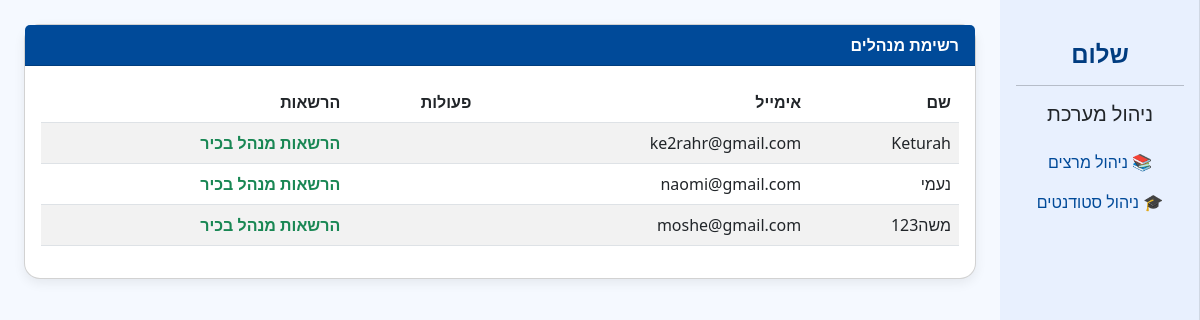
The page /admin_page_admins_section/ on the database as committed earlier.
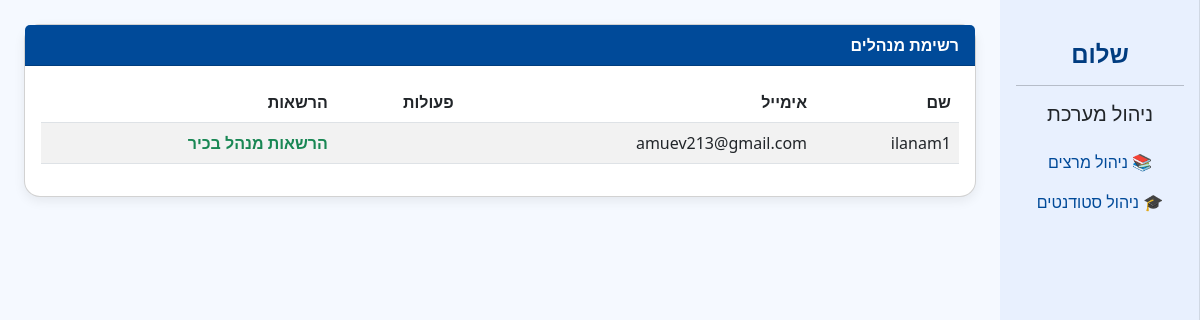
The same page on the database as committed later.
### App_SetUp/models.py (models this page shows)
class User(AbstractUser):
    is_admin = models.BooleanField('Is admin', default=False)
    is_student = models.BooleanField('Is student', default=False)
    is_lecturer = models.BooleanField('Is lecturer', default=False)

### App_SetUp/views.py (the view)
# urls.py: path('admin_page_admins_section/', views.manage_admins, name='manage_admins'),
def manage_admins(request):
    active_admins = User.objects.filter(is_admin=True, is_active=True)
    context = {
        "active_admins": active_admins
    }
    return render(request, "AdminPages/admin_page_admins_section.html", context)

### App_SetUp/templates/AdminPages/admin_page_admins_section.html (shortened to what this page needs)
<!DOCTYPE html>
<html lang="he" dir="rtl">
<head>
    <link href="https://cdn.jsdelivr.net/npm/bootstrap@5.3.0/dist/css/bootstrap.rtl.min.css" rel="stylesheet">
</head>
<body>
<div class="container-fluid">
    <div class="row">
        <nav class="col-md-2 d-none d-md-block sidebar p-3">
            <div class="text-center mt-4">
                <h4>שלום {{ request.user.username }}</h4>
                <hr>
                <h5>ניהול מערכת</h5>
                <ul class="nav flex-column mt-3">
                    <li class="nav-item"><a class="nav-link" href="{% url 'manage_lecturers' %}">📚 ניהול מרצים</a></li>
                    <li class="nav-item"><a class="nav-link" href="{% url 'manage_students' %}">🎓 ניהול סטודנטים</a></li>
                </ul>
            </div>
        </nav>
        <main class="col-md-10 px-4 py-4">
            <div class="card">
                <div class="card-header">
                    רשימת מנהלים
                </div>
                <div class="card-body">
                    <table class="table table-striped align-middle">
                        <thead>
                            <tr>
                                <th>שם</th>
                                <th>אימייל</th>
                                <th>פעולות</th>
                                <th>הרשאות</th>
                            </tr>
                        </thead>
                        <tbody>
                            {% for admin in active_admins %}
                            <tr>
                                <td>{{ admin.username }}</td>
                                <td>{{ admin.email }}</td>
                                {% if admin.is_superuser %}
                                    <td></td>
                                    <td><span class="text-success fw-bold">הרשאות מנהל בכיר</span></td>
                                {% endif %}
                            </tr>
                            {% empty %}
                            <tr><td colspan="4" class="text-center text-muted">אין מנהלים רשומים כרגע.</td></tr>
                            {% endfor %}
                        </tbody>
                    </table>
                </div>
            </div>
        </main>
    </div>
</div>
</body>
</html>

Rows that differ between the two databases and show on the page:
removed User: username "Keturah", email "ke2rahr@gmail.com", is_superuser True (drawn)
removed User: username "נעמי", email "naomi@gmail.com", is_superuser True (drawn)
removed User: username "משה123", email "moshe@gmail.com", is_superuser True (drawn)
added User: username "ilanam1", email "amuev213@gmail.com", is_superuser True (drawn)
